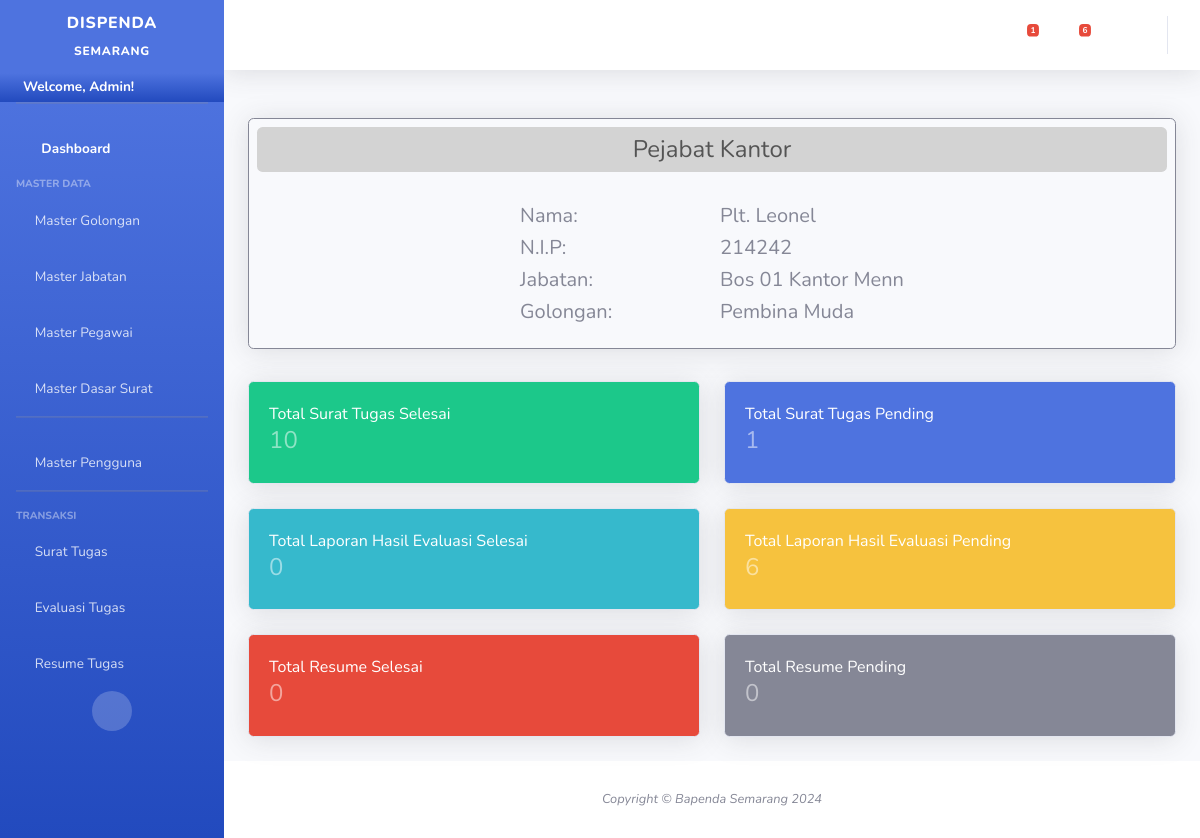
Page / (signed in) on the committed database.
### surat_tugas/models.py (models this page shows, shortened)
class Pengguna(AbstractUser):
    updatedAt = models.DateTimeField(auto_now_add=True,null=True)
    updatedBy = models.CharField(max_length=20,null=True,blank=True)
    is_edit = models.BooleanField(default=False)
    is_delete = models.BooleanField(default=False)
    is_create = models.BooleanField(default=True)
    email = models.CharField(max_length=100,blank=True,null=True,unique=True)

class ConfigDispenda(models.Model):
    is_PLT = models.BooleanField(default=False)
    kepala = models.ForeignKey(MasterPegawai,on_delete=models.RESTRICT)
    updatedBy = models.CharField(max_length=20,blank=True,null=True)
    updatedAt = models.DateTimeField(auto_now_add=True,null=True)

class MasterPegawai(models.Model):
    nik = models.CharField(max_length=50,blank=False,primary_key=True,default="")
    nama = models.CharField(max_length=100,blank=False,null=False)
    kode_jabatan = models.ForeignKey(MasterJabatan,on_delete=models.RESTRICT)
    kode_golongan = models.ForeignKey(MasterGolongan,on_delete=models.RESTRICT)
    updatedAt = models.DateTimeField(auto_now_add=True,null=True)
    is_kepala = models.BooleanField(default=False)
    updatedBy = models.CharField(max_length=20,blank=True,null=True)

class MasterJabatan(models.Model):
    kode_jabatan = models.CharField(max_length=10,primary_key=True,unique=True,blank=True,default="")
    keterangan = models.CharField(max_length=50)
    updatedAt = models.DateTimeField(auto_now_add=True,null=True)
    updatedBy = models.CharField(max_length=20,blank=True,null=True)
    def __str__(self):
        return self.keterangan

class MasterGolongan(models.Model):
    kode_golongan = models.CharField(max_length=10,primary_key=True,unique=True,blank=True,default="")
    keterangan = models.CharField(max_length=50)
    updatedAt = models.DateTimeField(auto_now_add=True,null=True)
    updatedBy = models.CharField(max_length=20,blank=True,null=True)
    def __str__(self):
        return self.keterangan

### cms/views.py (the view)
# urls.py: path('', dashboard, name='dashboard'),
def dashboard(request):
	if(request.user.is_authenticated != True):
		return HttpResponseRedirect('/auth/')
	jml_pending_surattugas = TrxSuratTugas.objects.all().filter(submit=False).count()
	jml_sukses_surattugas = TrxSuratTugas.objects.all().filter(submit=True).count()
	jml_pending_lhe = headerLHE.objects.all().filter(submit=False).count()
	jml_sukses_lhe = headerLHE.objects.all().filter(submit=True).count()
	configdispenda = ConfigDispenda.objects.all()
	if configdispenda.count()==0:
		configdispenda=None
	else:
		configdispenda=configdispenda[0]
	context={
		'username': request.user.username,
		'jml_pending_surattugas': jml_pending_surattugas,
		'jml_sukses_surattugas': jml_sukses_surattugas,
		'jml_sukses_lhe':jml_sukses_lhe,
		'jml_pending_lhe':jml_pending_lhe,
		'kepala':configdispenda,
		'pending_surat':getPendingSurat(),
		'pending_lhe':getPendingLHE()
	}
	return render(request,'master/dashboard.html',context)

### cms/views.py (called while the page is built)
def getPendingSurat():
	return TrxSuratTugas.objects.all().filter(submit=False)

def getPendingLHE():
	return headerLHE.objects.all().filter(submit=False)

### surat_tugas/models.py (called while the page is built)
    def __str__(self):
        return self.nomor_surat

### templates/master/dashboard.html
{% extends 'base.html'%}
{% load static %}
{% block contents%}
                            <div class="row">
                                <div class="col-12 mb-4">
                                    <div class="card bg-light h4 shadow border-secondary">
                                        <div class="rounded m-2 text-center  p-2" style="color:rgba(0, 0, 0, 0.6);background-color: lightgray;">Pejabat Kantor</div>
                                        <div class="card-body d-flex justify-content-center">
                                            {% if kepala.kepala.nik%}
                                            <table>
                                                <tr>
                                                    <td class="p-1 h5" style="width: 200px;">Nama:</td>
                                                    <td class="p-1 h5 ">{% if kepala.is_PLT %}Plt. {%endif%}{{kepala.kepala.nama|title}}</td>
                                                </tr>
                                                <tr>
                                                    <td class="p-1 h5 ">N.I.P:</td>
                                                    <td class="p-1 h5 ">{{kepala.kepala.nik|title}}</td>
                                                </tr>
                                                <tr>
                                                    <td class="p-1 h5 ">Jabatan:</td>
                                                    <td class="p-1 h5 ">{{kepala.kepala.kode_jabatan|title}}</td>
                                                </tr>
                                                <tr>
                                                    <td class="p-1 h5 ">Golongan:</td>
                                                    <td class="p-1 h5 ">{{kepala.kepala.kode_golongan|title}}</td>
                                                </tr>
                                            </table>
                                            {% else %}
                                            <span>Silakan Lakukan Konfigurasi Sistem Terlebih dahulu!</span>
                                            {% endif %}
                                        </div>
                                    </div>
                                </div>
                                <div class="col-lg-6 mb-4">
                                    <div class="card bg-success text-white shadow">
                                        <div class="card-body">
                                            Total Surat Tugas Selesai
                                            <div class="text-white-50 h4">{{jml_sukses_surattugas}}</div>
                                        </div>
                                    </div>
                                </div>
                                <div class="col-lg-6 mb-4">
                                    <div class="card bg-primary text-white shadow">
                                        <div class="card-body">
                                            Total Surat Tugas Pending
                                            <div class="text-white-50 h4">{{jml_pending_surattugas}}</div>
                                        </div>
                                    </div>
                                </div>
                                 <div class="col-lg-6 mb-4">
                                    <div class="card bg-info text-white shadow">
                                        <div class="card-body">
                                            Total Laporan Hasil Evaluasi Selesai
                                            <div class="text-white-50 h4">{{jml_sukses_lhe}}</div>
                                        </div>
                                    </div>
                                </div>
                                <div class="col-lg-6 mb-4">
                                    <div class="card bg-warning text-white shadow">
                                        <div class="card-body">
                                            Total Laporan Hasil Evaluasi Pending
                                            <div class="text-white-50 h4">{{jml_pending_lhe}}</div>
                                        </div>
                                    </div>
                                </div>
                                 <div class="col-lg-6 mb-4">
                                    <div class="card bg-danger text-white shadow">
                                        <div class="card-body">
                                            Total Resume Selesai
                                            <div class="text-white-50 h4">0</div>
                                        </div>
                                    </div>
                                </div>
                                <div class="col-lg-6 mb-4">
                                    <div class="card bg-secondary text-white shadow">
                                        <div class="card-body">
                                            Total Resume Pending
                                            <div class="text-white-50 h4">0</div>
                                        </div>
                                    </div>
                                </div>
                            </div>
{% endblock%}

### templates/base.html (shortened to what this page needs)
{% load static %}
<!DOCTYPE html>
<html lang="en">
<head>
    <link href="https://cdn.jsdelivr.net/npm/bootstrap@5.0.2/dist/css/bootstrap.min.css" rel="stylesheet">
    <link href="{% static 'vendor/fontawesome-free/css/all.min.css'%}" rel="stylesheet" type="text/css">
    <link href="{% static 'css/sb-admin-2.min.css' %}" rel="stylesheet">
</head>
<body id="page-top">
    <div id="wrapper">
        <ul class="navbar-nav bg-gradient-primary sidebar sidebar-dark accordion" id="accordionSidebar">
            <a class="sidebar-brand d-flex align-items-center justify-content-center" href="index.html">
                <div class="sidebar-brand-text mx-3">DISPENDA <sub>SEMARANG</sub></div>
            </a>
            <li class="nav-item ">
                <a class="bg-gradient-primary fw-bold  p-1 nav-link collapsed text-white" href="#" data-toggle="collapse" data-target="#profile"
                    aria-expanded="true" aria-controls="collapseTwo">
                    <i class="fa fa-user-circle"></i>
                    <span class="text-black">Welcome, {{user.username|title}}!</span>
                </a>
            </li>
            <hr class="sidebar-divider">
            <li class="nav-item active">
                <a class="nav-link" href="/">
                    <i class="fas fa-fw fa-tachometer-alt"></i>
                    <span>Dashboard</span></a>
            </li>
            <div class="sidebar-heading">
                Master Data
            </div>
            <li class="nav-item">
                <a class="nav-link collapsed" href="#" data-toggle="collapse" data-target="#golongan"
                    aria-expanded="true" aria-controls="collapseTwo">
                    <i class="fa fa-circle"></i>
                    <span>Master Golongan</span>
                </a>
            </li>
            <li class="nav-item">
                <a class="nav-link collapsed" href="#" data-toggle="collapse" data-target="#jabatan"
                    aria-expanded="true" aria-controls="collapseTwo">
                    <i class="fa fa-dot-circle"></i>
                    <span>Master Jabatan</span>
                </a>
            </li>
            <li class="nav-item">
                <a class="nav-link collapsed" href="#" data-toggle="collapse" data-target="#pegawai"
                    aria-expanded="true" aria-controls="collapseTwo">
                    <i class="fa fa-user-plus"></i>
                    <span>Master Pegawai</span>
                </a>
            </li>
            <li class="nav-item">
                <a class="nav-link collapsed" href="#" data-toggle="collapse" data-target="#dasarsurat"
                    aria-expanded="true" aria-controls="collapseTwo">
                    <i class="fa fa-newspaper"></i>
                    <span>Master Dasar Surat</span>
                </a>
            </li>
            <hr class="sidebar-divider">
            {% if user.is_superuser%}
            <li class="nav-item">
                <a class="nav-link collapsed" href="#" data-toggle="collapse" data-target="#pengguna"
                    aria-expanded="true" aria-controls="collapseTwo">
                    <i class="fa fa-users"></i>
                    <span>Master Pengguna</span>
                </a>
            </li>
            {%endif%}
            <hr class="sidebar-divider">
            <div class="sidebar-heading">
                Transaksi
            </div>
            <li class="nav-item">
                <a class="nav-link collapsed" href="#" data-toggle="collapse" data-target="#suratTugas"
                    aria-expanded="true" aria-controls="collapseTwo">
                    <i class="fa fa-envelope"></i>
                    <span>Surat Tugas</span>
                </a>
            </li>
            <li class="nav-item">
                <a class="nav-link collapsed" href="#" data-toggle="collapse" data-target="#evaluasiTugas"
                    aria-expanded="true" aria-controls="collapseTwo">
                    <i class="fa fa-file"></i>
                    <span>Evaluasi Tugas</span>
                </a>
            </li>
            <li class="nav-item">
                <a class="nav-link collapsed" href="#" data-toggle="collapse" data-target="#laporanTugas"
                    aria-expanded="true" aria-controls="collapseTwo">
                    <i class="fa fa-file-archive"></i>
                    <span>Resume Tugas</span>
                </a>
            </li>
            <div class="text-center d-none d-md-inline">
                <button class="rounded-circle border-0" id="sidebarToggle"></button>
            </div>
        </ul>
        <div id="content-wrapper" class="d-flex flex-column">
            <div id="content">
                <nav class="navbar navbar-expand navbar-light bg-white topbar mb-4 static-top shadow">
                    <ul class="navbar-nav ml-auto">
                        <li class="nav-item dropdown no-arrow mx-1">
                            <a class="nav-link dropdown-toggle" href="#" id="messagesDropdown" role="button"
                                data-toggle="dropdown" aria-haspopup="true" aria-expanded="false">
                                <i class="fas fa-envelope fa-fw"></i>
                                {% if pending_surat.count > 0 %}
                                <span class="badge badge-danger badge-counter">{{pending_surat.count}}</span>
                                {% endif %}
                            </a>
                        </li>
                        <li class="nav-item dropdown no-arrow mx-1">
                            <a class="nav-link dropdown-toggle" href="#" id="messagesDropdown" role="button"
                                data-toggle="dropdown" aria-haspopup="true" aria-expanded="false">
                                <i class="fas fa-file fa-fw"></i>
                                {% if pending_lhe.count > 0 %}
                                <span class="badge badge-danger badge-counter">{{pending_lhe.count}}</span>
                                {% endif %}
                            </a>
                        </li>
                        <li class="nav-item dropdown no-arrow mx-1">
                            <a class="nav-link dropdown-toggle" href="#" id="messagesDropdown" role="button"
                                data-toggle="dropdown" aria-haspopup="true" aria-expanded="false">
                                <i class="fas fa-file-archive fa-fw"></i>
                            </a>
                        </li>
                    </ul>
                </nav>
                <div class="container-fluid">
                    {% block contents%}
                    {% endblock %}
                </div>
            </div>
            <footer class="sticky-footer bg-white">
                <div class="container my-auto">
                    <div class="copyright text-center my-auto">
                        {% now "Y" as current_year %}
                        <span><i>Copyright &copy; Bapenda Semarang {% if current_year != '2024' %}2024-{%now "Y"%} {% else %}2024 {%endif%}</i></span>
                    </div>
                </div>
            </footer>
        </div>
    </div>
</body>
</html>

### rows in the picture
Pengguna: username "Admin"
ConfigDispenda: kepala.nama "Leonel", kepala.nik "214242", kepala.kode_jabatan "Bos 01 Kantor Menn", kepala.kode_golongan "Pembina Muda"

### other values in the picture
{{ pending_surat.count }} "1"
{{ pending_lhe.count }} "6"
{{ jml_sukses_surattugas }} "10"
{{ jml_pending_surattugas }} "1"
{{ jml_sukses_lhe }} "0"
{{ jml_pending_lhe }} "6"
